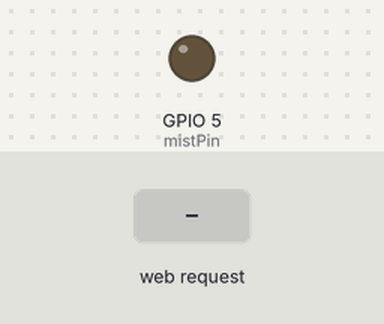
A sketch run on a simulated ESP32. On the bench: output pins drawn as LEDs (lit = HIGH). The test bench sets the inputs (shaded band). WiFi joins after 1.5 s; servers stay silent unless stated; what the sketch prints to the serial monitor is not drawn.

Above: at 2.7 s.
2.8 s: HTTP request GET /on received
At 4.0 s:
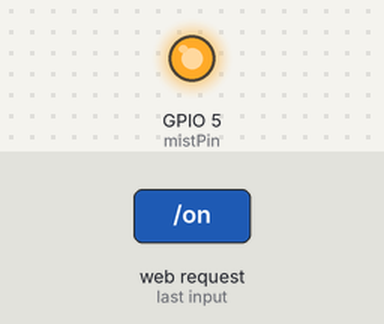
4.3 s: HTTP request GET /off received
At 5.2 s:
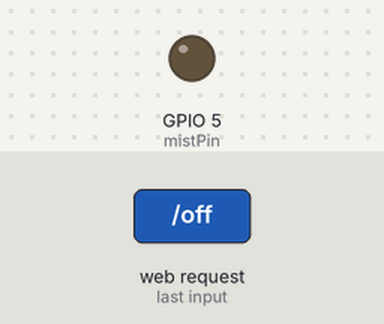
Timing chart, 0 to 7.3 s (numbered marks = the images above; inputs shaded):
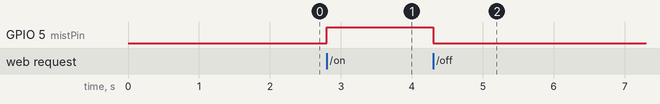

Measured:
- after the input at 2.8 s, GPIO 5 (mistPin): LOW → HIGH at once
- after the input at 4.3 s, GPIO 5 (mistPin): HIGH → LOW at once

The sketch:

example.ino
```cpp
// Hosts a minimal web page on an ESP32 to toggle the mist maker wired to GPIO5 via /on and /off HTTP endpoints.
//
// Buy this module: https://shillehtek.com/products/dc-5v-ultrasonic-mist-maker-humidifier-module-108khz-usb
// Full manual: https://shillehtek.com/blogs/shillehtek-product-manuals/dc-5v-ultrasonic-mist-maker-humidifier-module-108khz-usb-manual
// More examples: https://github.com/shillehbean/shillehtek-examples
//

// ESP32 - Toggle the mist maker from a tiny web page
// Wire MOSFET gate to GPIO 5

#include <WiFi.h>
#include <WebServer.h>

const char* ssid     = "YOUR_SSID";
const char* password = "YOUR_PASSWORD";
const int   mistPin  = 5;
bool        misting  = false;

WebServer server(80);

String page() {
  String s = "<html><body><h1>Mist Maker</h1>";
  s += "<p>Status: " + String(misting ? "ON" : "OFF") + "</p>";
  s += "<a href=\"/on\">[ON]</a> <a href=\"/off\">[OFF]</a>";
  s += "</body></html>";
  return s;
}

void setup() {
  Serial.begin(115200);
  pinMode(mistPin, OUTPUT);
  digitalWrite(mistPin, LOW);

  WiFi.begin(ssid, password);
  while (WiFi.status() != WL_CONNECTED) { delay(300); Serial.print("."); }
  Serial.println(WiFi.localIP());

  server.on("/", []() { server.send(200, "text/html", page()); });
  server.on("/on",  []() { misting = true;  digitalWrite(mistPin, HIGH); server.send(200, "text/html", page()); });
  server.on("/off", []() { misting = false; digitalWrite(mistPin, LOW);  server.send(200, "text/html", page()); });
  server.begin();
}

void loop() { server.handleClient(); }
```
